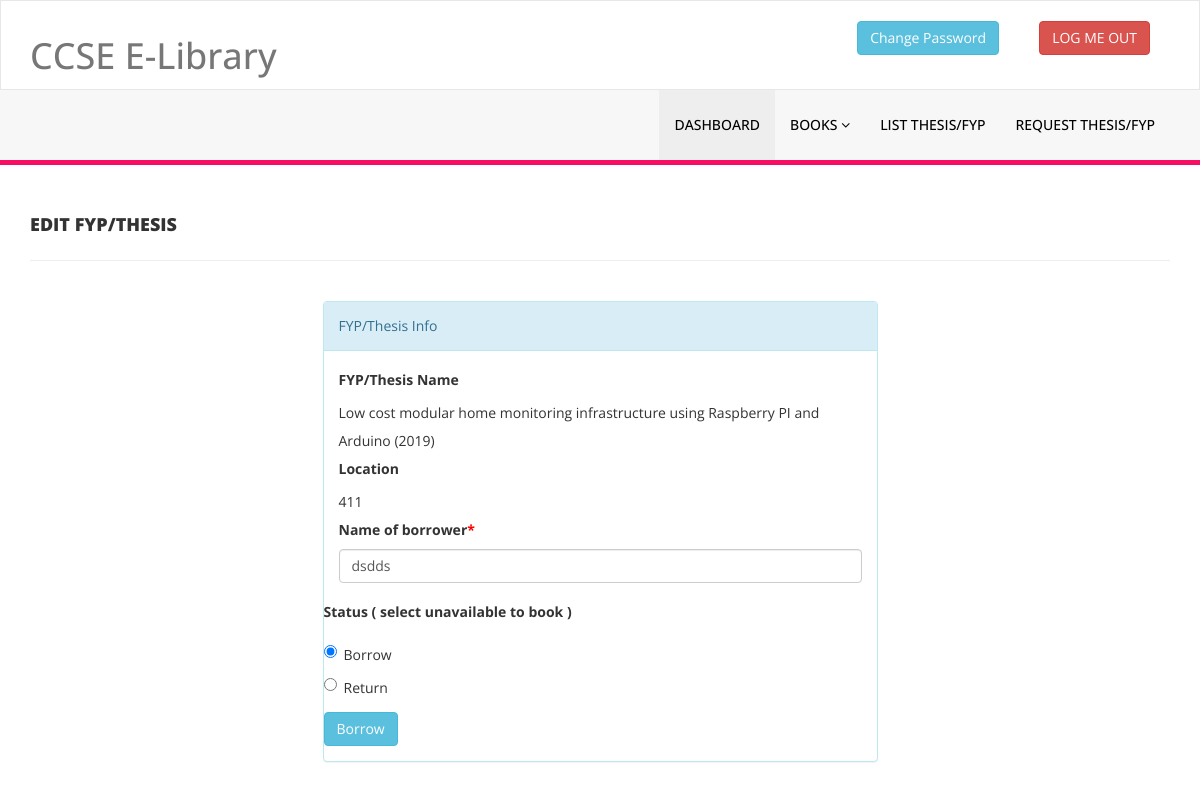
Screenshot of /library/lecturer/borrowFyp.php?catid=28 (signed in) with the database file from the repository.
### tables this page shows
CREATE TABLE `tblfyp` (
  `id` int(1) NOT NULL,
  `FYPName` varchar(150) DEFAULT NULL,
  `Location` varchar(29) DEFAULT NULL,
  `borrower` varchar(100) DEFAULT NULL,
  `Status` int(1) DEFAULT NULL,
  `CreationDate` timestamp NULL DEFAULT current_timestamp(),
  `UpdationDate` timestamp NULL DEFAULT current_timestamp() ON UPDATE current_timestamp()
);

### library/lecturer/borrowFyp.php (the view, shortened to what this page needs)
<?php
include('includes/config.php');
if(strlen($_SESSION['lectlogin'])==0)
    {
header('location:index.php');
}
else{
?>
<!DOCTYPE html>
<html xmlns="http://www.w3.org/1999/xhtml">
<head>
    <link href="assets/css/bootstrap.css" rel="stylesheet" />
    <link href="assets/css/font-awesome.css" rel="stylesheet" />
    <link href="assets/css/style.css" rel="stylesheet" />
</head>
<body>
<?php include('includes/header.php');?>
    <div class="content-wrapper">
         <div class="container">
        <div class="row pad-botm">
            <div class="col-md-12">
                <h4 class="header-line">Edit FYP/Thesis</h4>
                            </div>
</div>
<div class="row">
<div class="col-md-6 col-sm-6 col-xs-12 col-md-offset-3"">
<div class="panel panel-info">
<div class="panel-heading">
FYP/Thesis Info
</div>
<div class="panel-body">
<form role="form" method="post">
<?php
$catid=intval($_GET['catid']);
$sql="SELECT * from tblfyp where id=:catid";
$query=$dbh->prepare($sql);
$query-> bindParam(':catid',$catid, PDO::PARAM_STR);
$query->execute();
$results=$query->fetchAll(PDO::FETCH_OBJ);
if($query->rowCount() > 0)
{
foreach($results as $result)
{
  ?>
<div >
<label>FYP/Thesis Name</label><br>
<?php echo htmlentities($result->FYPName);?>
</div>
<div >
<label>Location</label><br>
<?php echo htmlentities($result->Location);?>
</div>
<label>Name of borrower<span style="color:red;">*</span></label>
<input class="form-control" type="text" name="brw" value="<?php echo htmlentities($result->borrower);?>"  />
</div>
<div class="form-group">
<label>Status ( select unavailable to book )</label>
<?php if($result->Status==1) {?>
 <div class="radio">
 <div class="radio">
<label>
<input type="radio" name="status" id="status" value="1" checked="checked">Return
</label>
</div>
<div class="radio">
<label>
<input type="radio" name="status" id="status" value="0">Borrow
</label>
</div>
<?php } else { ?>
<div class="radio">
<label>
<input type="radio" name="status" id="status" value="0" checked="checked">Borrow
</label>
</div>
 <div class="radio">
<label>
<input type="radio" name="status" id="status" value="1">Return
</label>
</div
<?php } ?>
</div>
<?php }} ?>
<button type="submit" name="update" class="btn btn-info">Borrow </button>
                            </div>
                        </div>
                            </div>
        </div>
    </div>
    </div>
</body>
</html>
<?php } ?>

### library/lecturer/assets/css/style.css (style rules this page uses)
.content-wrapper { margin-top: 40px; min-height:800px; padding-bottom:90px; }
.header-line { font-weight:900; padding-bottom:25px; border-bottom:1px solid #eeeeee; text-transform:uppercase; }
.pad-botm { padding-bottom:30px; }

### rows the page displays
tblfyp: FYPName "Low cost modular home monitoring infrastructure using Raspberry PI and Arduino (2019)", Location "411", brw "dsdds"
